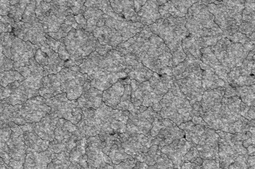
#> input picture train_image.tif, 255 x 169 px, shrunk from 1493 x 988 before the run
$ jupyter execute --allow-errors preprocess_train_CV3.ipynb
#> lines starting #> are read from the running program, lines starting #| are printed output that depends on the picture
[cell 1]
# Preprocessing images and labels for training
# Author: Chengchao Xu
# Date: 2025-03-11

# virtual environment: mini-proj
# "conda activate mini-proj"

# libraries
import os
import numpy as np
from skimage import feature, io, color, exposure, filters
import matplotlib.pyplot as plt

[cell 2]
# Load and preprocess image
image = io.imread('train_image.tif')
#> image is the input picture: shape (169, 255); min 2, max 228, mean 140.7
# Convert to grayscale if necessary
if len(image.shape) > 2:
    image = color.rgb2gray(image)
print(f"Original image shape: {image.shape}")
#| Original image shape: (169, 255)

# display the image
plt.imshow(image, cmap='gray')
plt.title('Original Image')

# Optional
from skimage.morphology import disk, white_tophat
selem = disk(50)  # Size controls how large of background variations to remove
image = white_tophat(image, selem)
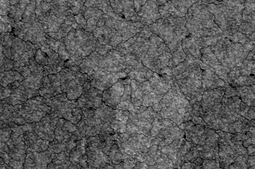
#> image: shape (169, 255); min 0, max 197, mean 89.2
# Alternative: background subtraction using gaussian blur
# background = filters.gaussian(image, sigma=50)
# image_no_bg = image - background

# Step 2: Enhance contrast
# Using Contrast Limited Adaptive Histogram Equalization (CLAHE)
# image_enhanced = exposure.equalize_adapthist(image)
# Alternative: Simple contrast stretching
image_enhanced = exposure.rescale_intensity(image)
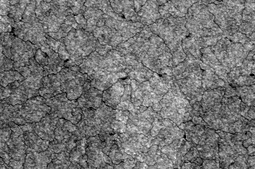
#> image_enhanced: shape (169, 255); min 0, max 255, mean 114.9

# Step 3: Gaussian blur to denoise
image_denoised = filters.gaussian(image_enhanced, sigma=2)
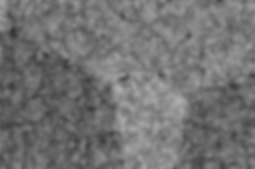
#> image_denoised: shape (169, 255) float64; min 0.211, max 0.689, mean 0.451

# Display the processed image
image_processed = image_denoised
plt.figure()
plt.imshow(image_processed, cmap='gray')
plt.title('Processed Image')

# Set scale factor, measured using imageJ
SCALE_FACTOR = 0.603 # pixel/nm

[cell 3]
# skimage feature extraction
features = feature.multiscale_basic_features(
    image=image_processed,
    intensity=True,
    texture=True,
    edges=True,
    sigma_min=1,
    sigma_max=10,
    channel_axis=None # no color channel
)
print(f"Feature shape: {features.shape}")
#| Feature shape: (169, 255, 16)

# visualize six features
fig, axes = plt.subplots(2, 3, figsize=(12, 6))
for i, ax in enumerate(axes.flat):
    ax.imshow(features[:, :, i], cmap='viridis') # false color
    ax.set_title(f"Feature {i+1}")
plt.tight_layout()
plt.show()
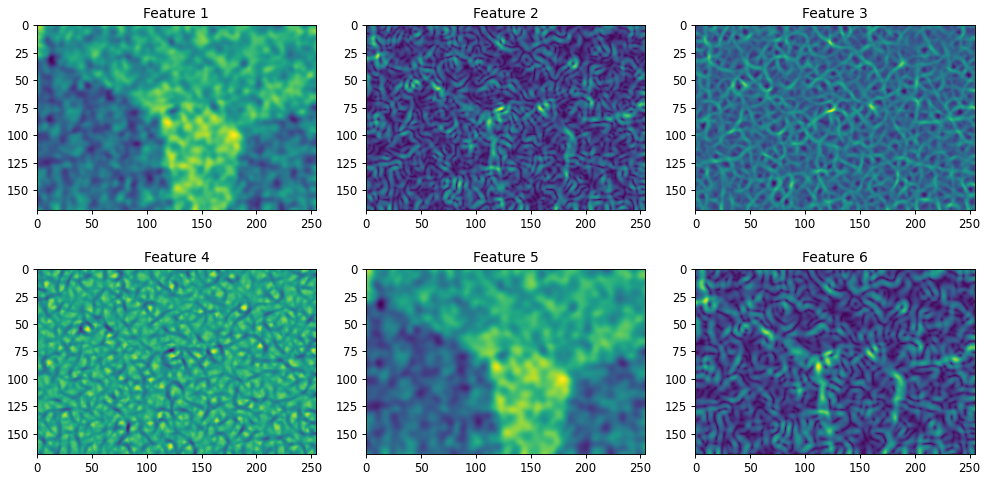
#> figure drawn by matplotlib, 6 panels

[cell 4]
binary_label = io.imread('train_labels.tif')
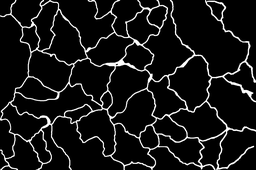
#> input picture train_labels.tif, 256 x 170 px, shrunk from 1500 x 996 before the run
#> binary_label is the input picture: shape (170, 256); min 0, max 255, mean 22.5
print(f"Label shape: {binary_label.shape}")
#| Label shape: (170, 256)

# convert to training label
train_label = np.zeros_like(binary_label, dtype=np.uint8)
train_label[binary_label == 0] = 0 # Black background = grains
train_label[binary_label == 255] = 1 # White = grain boundaries

# display the label and original image
plt.figure(figsize=(12, 6))
plt.subplot(121)
plt.imshow(image_processed, cmap='gray')
plt.title('Processed Image')

plt.subplot(122)
plt.imshow(train_label, cmap='nipy_spectral')
plt.title('Training Label')
plt.show()
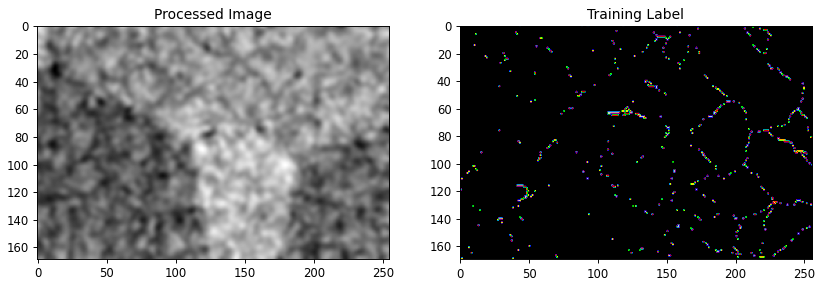
#> figure drawn by matplotlib, 2 panels

[cell 5]
# Add this to your notebook after you've prepared your features and labels

import numpy as np
from sklearn.model_selection import GridSearchCV, StratifiedKFold
from sklearn.ensemble import RandomForestClassifier
from sklearn.metrics import classification_report, confusion_matrix
import time
from sklearn.utils import class_weight

# Calculate class weights to handle imbalance
uniqe, counts = np.unique(train_label, return_counts=True)
print(f"Unique labels percentage:")
for i, c in zip(uniqe, counts):
    print(f"Label {i}: {c/np.sum(counts)*100:.2f}%")

class_weights = class_weight.compute_class_weight(
    class_weight='balanced',
    classes=np.unique(train_label),
    y=train_label.flatten()
)
class_weight_dict = {i: w for i, w in zip(uniqe, class_weights)}
print(f"Class weights:", class_weight_dict)
